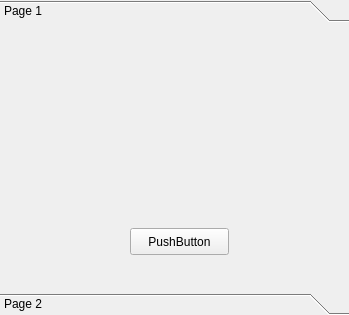
<?xml version="1.0" encoding="UTF-8"?>
<ui version="4.0">
 <class>ToolBox</class>
 <widget class="QToolBox" name="ToolBox">
  <property name="geometry">
   <rect>
    <x>0</x>
    <y>0</y>
    <width>349</width>
    <height>315</height>
   </rect>
  </property>
  <property name="windowTitle">
   <string>ToolBox</string>
  </property>
  <property name="currentIndex">
   <number>0</number>
  </property>
  <widget class="QWidget" name="page">
   <property name="geometry">
    <rect>
     <x>0</x>
     <y>0</y>
     <width>349</width>
     <height>253</height>
    </rect>
   </property>
   <attribute name="label">
    <string>Page 1</string>
   </attribute>
   <widget class="QPushButton" name="pushButton">
    <property name="geometry">
     <rect>
      <x>130</x>
      <y>200</y>
      <width>99</width>
      <height>27</height>
     </rect>
    </property>
    <property name="text">
     <string>PushButton</string>
    </property>
   </widget>
  </widget>
  <widget class="QWidget" name="page">
   <property name="geometry">
    <rect>
     <x>0</x>
     <y>0</y>
     <width>98</width>
     <height>28</height>
    </rect>
   </property>
   <attribute name="label">
    <string>Page 2</string>
   </attribute>
  </widget>
 </widget>
 <resources/>
 <connections/>
</ui>
